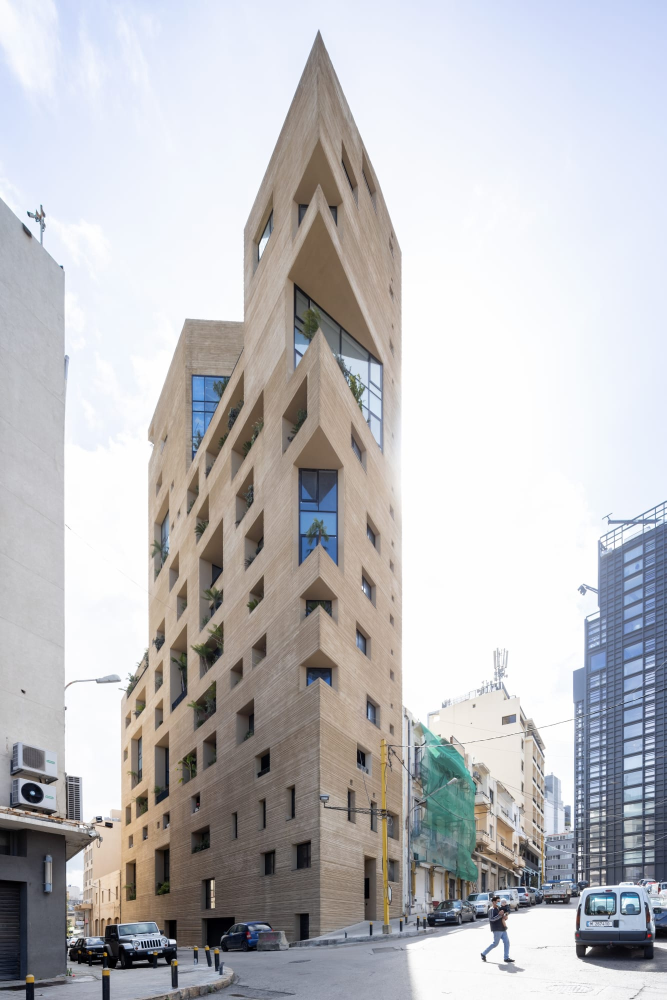
#> input picture my exercises/py/assets/building.jpeg, 1333 x 2000 px (shown at 1/2 size)
$ python detecting-corners.py
#> lines starting #> are read from the running program, lines starting #| are printed output that depends on the picture
import cv2
import numpy as np
import matplotlib.pyplot as plt

img= cv2.imread('assets/building.jpeg') #loading image
#> img is the input picture: shape (2000, 1333, 3); mean B, G, R 192.4, 189.5, 190.1
gray_img= cv2.cvtColor(img, cv2.COLOR_BGR2GRAY) #converting in grayscale
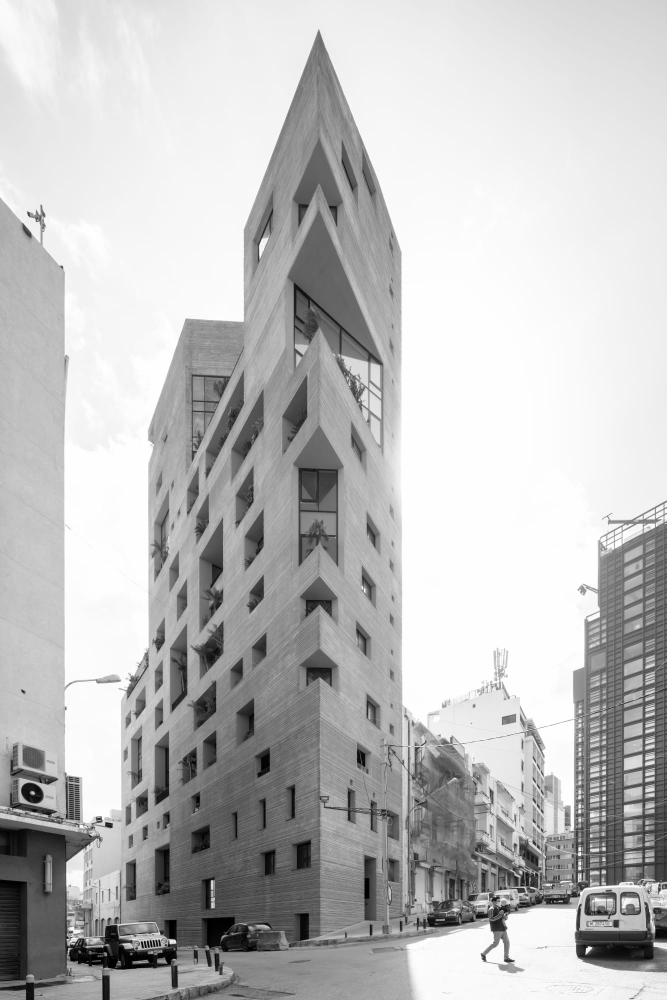
#> gray_img: shape (2000, 1333) (shown at 1/2 size); min 0, max 255, mean 190
blurred_img = cv2.GaussianBlur(gray_img, ksize = (7, 7), sigmaX = 0)
blurred_img= cv2.resize(blurred_img, (500,700))
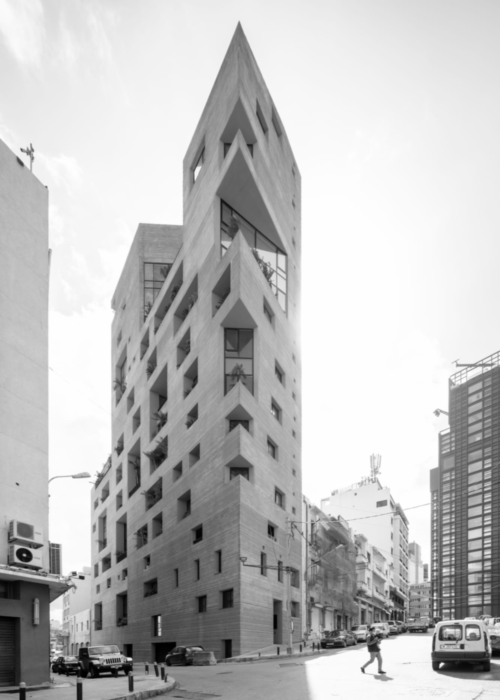
#> blurred_img: shape (700, 500); min 0, max 255, mean 190

# Detector parameters
blockSize = 2
apertureSize = 3
k = 0.04

# Detecting corners
dst = cv2.cornerHarris(blurred_img, blockSize, apertureSize, k)

# Normalizing
dst_norm = np.empty(dst.shape, dtype=np.float32)
cv2.normalize(dst, dst_norm, alpha=0, beta=255, norm_type=cv2.NORM_MINMAX)
dst_norm_scaled = cv2.convertScaleAbs(dst_norm)

cv2.imshow('corners', dst_norm_scaled)
cv2.waitKey()


# [43 lines of commented-out code are left out]
